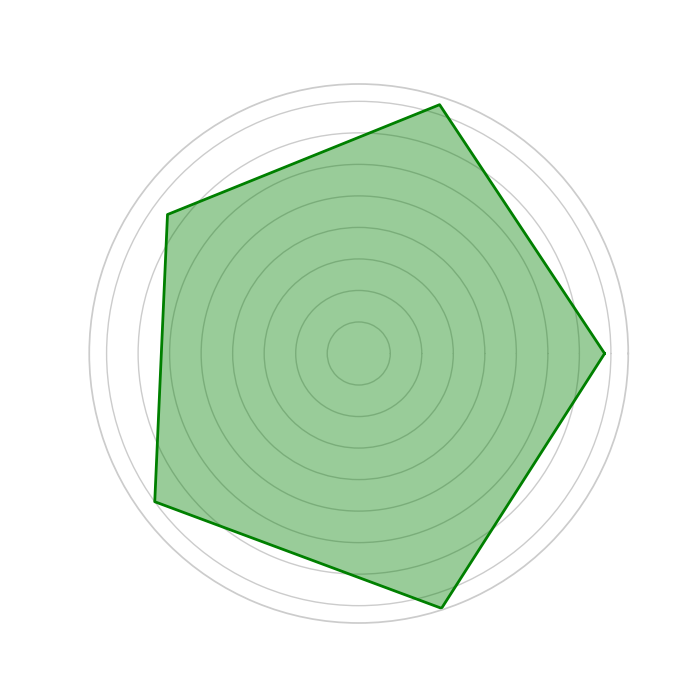

This chart was generated by the following Python code:
import matplotlib.pyplot as plt
import numpy as np

categories = ['Action', 'Adventure', 'Strategy', 'Role-Playing', 'Simulation']
num_vars = len(categories)
ratings = [7.8, 8.3, 7.5, 8.0, 8.5]  # Consistent ratings for each category

angles = np.linspace(0, 2 * np.pi, num_vars, endpoint=False).tolist()
ratings += ratings[:1]
angles += angles[:1]

fig, ax = plt.subplots(figsize=(7, 7), subplot_kw=dict(polar=True))

# Consistently use the color 'green' for all elements
ax.fill(angles, ratings, color='green', alpha=0.4)
ax.plot(angles, ratings, color='green', linewidth=2)

ax.set_yticklabels([])
ax.set_xticks([])
ax.set_xticklabels([])

plt.show()
